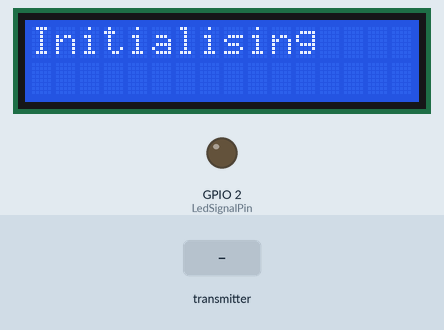
A sketch run on a simulated ESP8266 (NodeMCU). Parts: 16×2 character LCD, output pins drawn as LEDs (lit = HIGH). Dashed ring = blinking. The inputs (shaded band) are chosen by the test bench. What the sketch prints to the serial monitor is not drawn.

Above: at 1.2 s.
1.3 s: the transmitter starts sending time_since_started = 0
At 2.06 s:
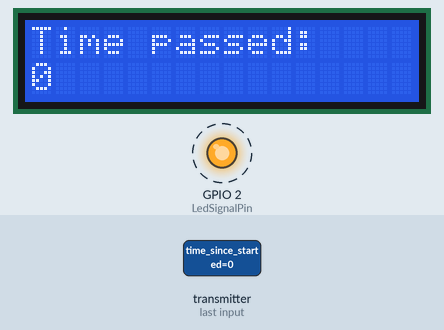
4.3 s: the transmitter starts sending time_since_started = 256
At 4.56 s:
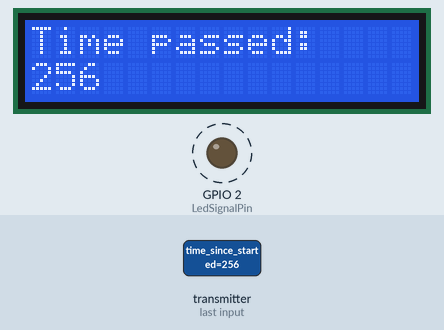
Timing chart, 0 to 12.3 s (numbered marks = the images above; inputs shaded):
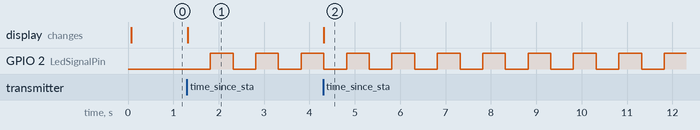

Measured:
- after the input at 1.3 s, GPIO 2 (LedSignalPin): alternates HIGH for 0.50 s and LOW for 0.50 s, starting after 0.52 s; the display: changes at once (image 1)
- after the input at 4.3 s, the display: changes at once (image 2)

The sketch:

receiver.ino
```cpp
#include <LiquidCrystal_PCF8574.h>
#include <Wire.h>
#include <ESP8266WiFi.h>
#include <espnow.h>

#define LedSignalPin 2
bool ledState = false;

//must match sender struct
typedef struct struct_message {
  int time_since_started;
  int dummy;
} SensorData;
SensorData message;

LiquidCrystal_PCF8574 lcd(0x27);

long sinceLastMessage = 0;

// Callback function that will be executed when data is received
void onDataRecv(uint8_t * mac, uint8_t *incomingData, uint8_t len) {
  memcpy(&message, incomingData, sizeof(message));

  char macChars[18];  //(2 addr + 1 terminator?) *6
  sprintf(macChars, "%02X:%02X:%02X:%02X:%02X:%02X",
              mac[0], mac[1], mac[2], mac[3], mac[4], mac[5]);

  String macAddr = String(macChars);
  Serial.print("\nReceived from: ");
  Serial.println(macAddr);

  Serial.print("Time passed: ");
  Serial.println(message.time_since_started);

  lcd.clear();
  lcd.setCursor(0, 0);
  lcd.print("Time passed:");
  lcd.setCursor(0, 1);
  lcd.print(message.time_since_started);

  // Blink when receiving
  ledSignal(1);
  sinceLastMessage = millis();
}


void setup() {
  Serial.begin(74880);
  pinMode(LedSignalPin, OUTPUT);
  Serial.print("ESP Board MAC Address:  ");
  Serial.println(WiFi.macAddress());

  // Set device as a Wi-Fi Station
  WiFi.mode(WIFI_STA);

  // Init ESP-NOW
  if (esp_now_init() != 0) {
    Serial.println("Error initializing ESP-NOW");
    return;
  }

  //controller sends data, slave receive data
  esp_now_set_self_role(ESP_NOW_ROLE_SLAVE);
  esp_now_register_recv_cb(onDataRecv);

  Wire.begin(4, 5);   // SDA = GPIO4, SCL = GPIO5, D1
  lcd.begin(16, 2);
  lcd.setBacklight(255);
  lcd.setCursor(0, 0);
  lcd.print("Initialising");
}

void loop() {
  long timeSinceLastMessage = millis() - sinceLastMessage;

  if (timeSinceLastMessage > 1000) {
    ledSignal(-1);
  }
  delay(200);
}

void ledSignal(int state) { //what led do every second
  if (state == -1) {
    ledState = false;
    digitalWrite(LedSignalPin, ledState);
  } else if (state == 0) { //esp now not connected
      Serial.println("ESP-now failed to start");
      ledState = false;
      for (int i=0; i<10; i++) {
        digitalWrite(LedSignalPin, ledState);
        ledState = !ledState;
        delay(200);
      }

  } else if (state == 1) { //message delivered, blink once
    Serial.println("Message delivered successfully");
    digitalWrite(LedSignalPin, ledState);
    ledState = !ledState;

  } else if (state == 2) { //message failed to deliver, blink twice
    Serial.println("Message failed to deliver");
    ledState = false;
    for (int i=0; i<4; i++) {
      digitalWrite(LedSignalPin, ledState);
      ledState = !ledState;
      delay(200);
      }
  }
}
```
